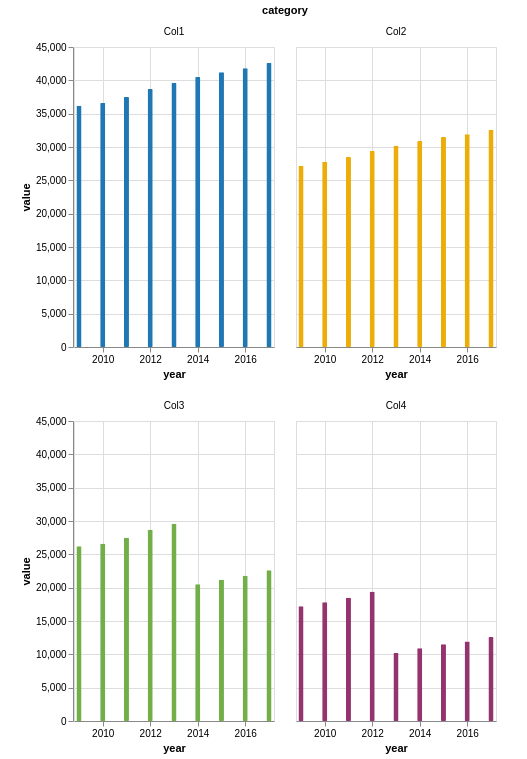

Vega-Lite specification for this chart:
### Vega-Lite specification from a JSON file in a GitHub repository (floating-point values rounded to 4 significant figures)
{"$schema": "https://vega.github.io/schema/vega-lite/v4.json", "data": {"values": [{"year": "2009", "category": "Col1", "value": 36200}, {"year": "2009", "category": "Col2", "value": 27200}, {"year": "2009", "category": "Col3", "value": 26200}, {"year": "2009", "category": "Col4", "value": 17200}, {"year": "2010", "category": "Col1", "value": 36600}, {"year": "2010", "category": "Col2", "value": 27800}, {"year": "2010", "category": "Col3", "value": 26600}, {"year": "2010", "category": "Col4", "value": 17800}, {"year": "2011", "category": "Col1", "value": 37500}, {"year": "2011", "category": "Col2", "value": 28500}, {"year": "2011", "category": "Col3", "value": 27500}, {"year": "2011", "category": "Col4", "value": 18500}, {"year": "2012", "category": "Col1", "value": 38700}, {"year": "2012", "category": "Col2", "value": 29400}, {"year": "2012", "category": "Col3", "value": 28700}, {"year": "2012", "category": "Col4", "value": 19400}, {"year": "2013", "category": "Col1", "value": 39600}, {"year": "2013", "category": "Col2", "value": 30200}, {"year": "2013", "category": "Col3", "value": 29600}, {"year": "2013", "category": "Col4", "value": 10200}, {"year": "2014", "category": "Col1", "value": 40500}, {"year": "2014", "category": "Col2", "value": 30900}, {"year": "2014", "category": "Col3", "value": 20500}, {"year": "2014", "category": "Col4", "value": 10900}, {"year": "2015", "category": "Col1", "value": 41200}, {"year": "2015", "category": "Col2", "value": 31500}, {"year": "2015", "category": "Col3", "value": 21200}, {"year": "2015", "category": "Col4", "value": 11500}, {"year": "2016", "category": "Col1", "value": 41803}, {"year": "2016", "category": "Col2", "value": 31931}, {"year": "2016", "category": "Col3", "value": 21803}, {"year": "2016", "category": "Col4", "value": 11931}, {"year": "2017", "category": "Col1", "value": 42600}, {"year": "2017", "category": "Col2", "value": 32600}, {"year": "2017", "category": "Col3", "value": 22600}, {"year": "2017", "category": "Col4", "value": 12600}]}, "padding": {"left": 20, "top": 5, "right": 30, "bottom": 5}, "width": 200, "height": 300, "background": "#ffffff", "mark": {"type": "bar", "cornerRadius": 1, "tooltip": true, "binSpacing": 1}, "resolve": {"scale": {"color": "independent"}, "axis": {"x": "independent", "y": "shared"}}, "encoding": {"facet": {"field": "category", "type": "nominal", "columns": 2, "spacing": 20}, "x": {"field": "year", "type": "temporal", "axis": {"title": "year", "orient": "bottom", "format": "%Y"}}, "y": {"type": "quantitative", "field": "value", "axis": {"title": "value", "orient": "left"}}, "opacity": {"value": 1}, "color": {"field": "category", "type": "nominal", "scale": {"domain": ["Col1", "Col2", "Col3", "Col4"], "range": ["#1f77b4", "#EDAD08", "#73AF48", "#94346E"]}, "legend": null}}}
